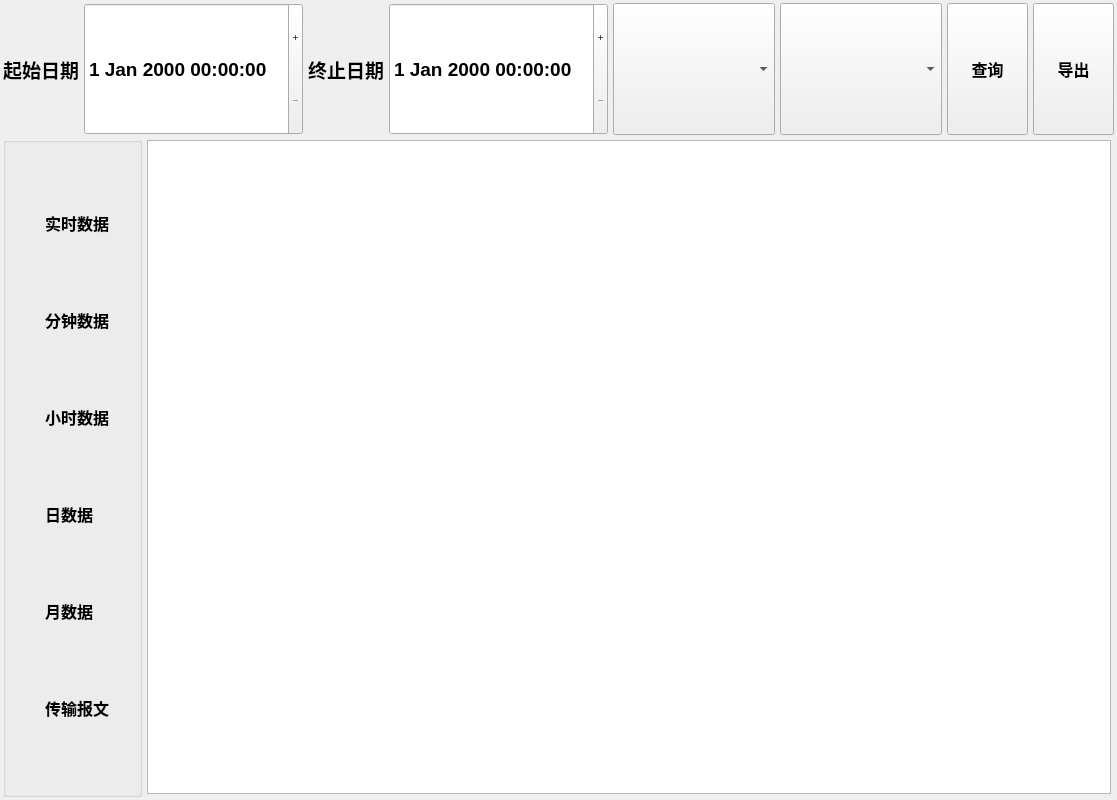
<?xml version="1.0" encoding="UTF-8"?>
<ui version="4.0">
 <class>DataQuery</class>
 <widget class="QWidget" name="DataQuery">
  <property name="geometry">
   <rect>
    <x>0</x>
    <y>0</y>
    <width>1117</width>
    <height>800</height>
   </rect>
  </property>
  <property name="minimumSize">
   <size>
    <width>1000</width>
    <height>0</height>
   </size>
  </property>
  <property name="maximumSize">
   <size>
    <width>1117</width>
    <height>16777215</height>
   </size>
  </property>
  <property name="windowTitle">
   <string>Form</string>
  </property>
  <layout class="QVBoxLayout" name="verticalLayout" stretch="1,5">
   <property name="spacing">
    <number>2</number>
   </property>
   <property name="leftMargin">
    <number>3</number>
   </property>
   <property name="topMargin">
    <number>3</number>
   </property>
   <property name="rightMargin">
    <number>3</number>
   </property>
   <property name="bottomMargin">
    <number>3</number>
   </property>
   <item>
    <layout class="QHBoxLayout" name="horizontalLayout" stretch="0,2,0,2,2,2,1,1">
     <property name="spacing">
      <number>5</number>
     </property>
     <item>
      <widget class="QLabel" name="label_2">
       <property name="font">
        <font>
         <pointsize>14</pointsize>
         <weight>75</weight>
         <bold>true</bold>
        </font>
       </property>
       <property name="text">
        <string>起始日期</string>
       </property>
      </widget>
     </item>
     <item>
      <widget class="QDateTimeEdit" name="startdt">
       <property name="sizePolicy">
        <sizepolicy hsizetype="Minimum" vsizetype="Preferred">
         <horstretch>0</horstretch>
         <verstretch>0</verstretch>
        </sizepolicy>
       </property>
       <property name="font">
        <font>
         <pointsize>14</pointsize>
         <weight>75</weight>
         <bold>true</bold>
        </font>
       </property>
       <property name="buttonSymbols">
        <enum>QAbstractSpinBox::PlusMinus</enum>
       </property>
      </widget>
     </item>
     <item>
      <widget class="QLabel" name="label_3">
       <property name="font">
        <font>
         <pointsize>14</pointsize>
         <weight>75</weight>
         <bold>true</bold>
        </font>
       </property>
       <property name="text">
        <string>终止日期</string>
       </property>
      </widget>
     </item>
     <item>
      <widget class="QDateTimeEdit" name="enddt">
       <property name="sizePolicy">
        <sizepolicy hsizetype="Minimum" vsizetype="Preferred">
         <horstretch>0</horstretch>
         <verstretch>0</verstretch>
        </sizepolicy>
       </property>
       <property name="font">
        <font>
         <pointsize>14</pointsize>
         <weight>75</weight>
         <bold>true</bold>
        </font>
       </property>
       <property name="buttonSymbols">
        <enum>QAbstractSpinBox::PlusMinus</enum>
       </property>
      </widget>
     </item>
     <item>
      <widget class="QComboBox" name="factorname">
       <property name="sizePolicy">
        <sizepolicy hsizetype="Preferred" vsizetype="Preferred">
         <horstretch>0</horstretch>
         <verstretch>0</verstretch>
        </sizepolicy>
       </property>
      </widget>
     </item>
     <item>
      <widget class="QComboBox" name="deviceaddr">
       <property name="sizePolicy">
        <sizepolicy hsizetype="Preferred" vsizetype="Preferred">
         <horstretch>0</horstretch>
         <verstretch>0</verstretch>
        </sizepolicy>
       </property>
      </widget>
     </item>
     <item>
      <widget class="QPushButton" name="query">
       <property name="sizePolicy">
        <sizepolicy hsizetype="Minimum" vsizetype="Preferred">
         <horstretch>0</horstretch>
         <verstretch>0</verstretch>
        </sizepolicy>
       </property>
       <property name="font">
        <font>
         <pointsize>12</pointsize>
         <weight>75</weight>
         <bold>true</bold>
        </font>
       </property>
       <property name="text">
        <string>查询</string>
       </property>
      </widget>
     </item>
     <item>
      <widget class="QPushButton" name="btn_export">
       <property name="sizePolicy">
        <sizepolicy hsizetype="Minimum" vsizetype="Preferred">
         <horstretch>0</horstretch>
         <verstretch>0</verstretch>
        </sizepolicy>
       </property>
       <property name="font">
        <font>
         <pointsize>12</pointsize>
         <weight>75</weight>
         <bold>true</bold>
        </font>
       </property>
       <property name="text">
        <string>导出</string>
       </property>
      </widget>
     </item>
    </layout>
   </item>
   <item>
    <layout class="QHBoxLayout" name="horizontalLayout_2" stretch="1,7">
     <property name="spacing">
      <number>2</number>
     </property>
     <item>
      <widget class="QGroupBox" name="groupBox">
       <property name="title">
        <string/>
       </property>
       <property name="flat">
        <bool>false</bool>
       </property>
       <property name="checkable">
        <bool>false</bool>
       </property>
       <layout class="QVBoxLayout" name="verticalLayout_2" stretch="1,1,1,1,1,1">
        <property name="spacing">
         <number>3</number>
        </property>
        <property name="leftMargin">
         <number>3</number>
        </property>
        <property name="topMargin">
         <number>2</number>
        </property>
        <property name="rightMargin">
         <number>3</number>
        </property>
        <property name="bottomMargin">
         <number>2</number>
        </property>
        <item>
         <widget class="QCheckBox" name="ck_rtk">
          <property name="font">
           <font>
            <pointsize>12</pointsize>
            <weight>75</weight>
            <bold>true</bold>
           </font>
          </property>
          <property name="styleSheet">
           <string notr="true">QCheckBox{
	border: none;/*最外层边框*/
}
QCheckBox::indicator{/*选择框尺寸*/
    background-color: rgba(0, 0, 0, 0);
	color:black;
    border: 0px solid #b1b1b1;
	width: 30px;
	height: 32px;
}
QCheckBox:enabled:checked{
        color: rgb(10, 160, 0);
}
QCheckBox:enabled:!checked{
        color: rgb(0, 0, 0);

}
QCheckBox:!enabled{
	color: rgb(80, 80, 80);
}
 
QCheckBox::indicator:unchecked {
    image:url(&quot;:/new/images/image/Off.png&quot;)
}

QCheckBox::indicator:checked {
    image:url(&quot;:/new/images/image/On.png&quot;)
}
</string>
          </property>
          <property name="text">
           <string>实时数据</string>
          </property>
          <property name="autoExclusive">
           <bool>true</bool>
          </property>
         </widget>
        </item>
        <item>
         <widget class="QCheckBox" name="ck_min">
          <property name="font">
           <font>
            <pointsize>12</pointsize>
            <weight>75</weight>
            <bold>true</bold>
           </font>
          </property>
          <property name="styleSheet">
           <string notr="true">QCheckBox{
	border: none;/*最外层边框*/
}
QCheckBox::indicator{/*选择框尺寸*/
    background-color: rgba(0, 0, 0, 0);
	color:black;
    border: 0px solid #b1b1b1;
	width: 30px;
	height: 32px;
}
QCheckBox:enabled:checked{
        color: rgb(10, 160, 0);
}
QCheckBox:enabled:!checked{
        color: rgb(0, 0, 0);

}
QCheckBox:!enabled{
	color: rgb(80, 80, 80);
}
 
QCheckBox::indicator:unchecked {
    image:url(&quot;:/new/images/image/Off.png&quot;)
}

QCheckBox::indicator:checked {
    image:url(&quot;:/new/images/image/On.png&quot;)
}
</string>
          </property>
          <property name="text">
           <string>分钟数据</string>
          </property>
          <property name="autoExclusive">
           <bool>true</bool>
          </property>
         </widget>
        </item>
        <item>
         <widget class="QCheckBox" name="ck_hour">
          <property name="font">
           <font>
            <pointsize>12</pointsize>
            <weight>75</weight>
            <bold>true</bold>
           </font>
          </property>
          <property name="styleSheet">
           <string notr="true">QCheckBox{
	border: none;/*最外层边框*/
}
QCheckBox::indicator{/*选择框尺寸*/
    background-color: rgba(0, 0, 0, 0);
	color:black;
    border: 0px solid #b1b1b1;
	width: 30px;
	height: 32px;
}
QCheckBox:enabled:checked{
        color: rgb(10, 160, 0);
}
QCheckBox:enabled:!checked{
        color: rgb(0, 0, 0);

}
QCheckBox:!enabled{
	color: rgb(80, 80, 80);
}
 
QCheckBox::indicator:unchecked {
    image:url(&quot;:/new/images/image/Off.png&quot;)
}

QCheckBox::indicator:checked {
    image:url(&quot;:/new/images/image/On.png&quot;)
}
</string>
          </property>
          <property name="text">
           <string>小时数据</string>
          </property>
          <property name="autoExclusive">
           <bool>true</bool>
          </property>
         </widget>
        </item>
        <item>
         <widget class="QCheckBox" name="ck_day">
          <property name="font">
           <font>
            <pointsize>12</pointsize>
            <weight>75</weight>
            <bold>true</bold>
           </font>
          </property>
          <property name="styleSheet">
           <string notr="true">QCheckBox{
	border: none;/*最外层边框*/
}
QCheckBox::indicator{/*选择框尺寸*/
    background-color: rgba(0, 0, 0, 0);
	color:black;
    border: 0px solid #b1b1b1;
	width: 30px;
	height: 32px;
}
QCheckBox:enabled:checked{
        color: rgb(10, 160, 0);
}
QCheckBox:enabled:!checked{
        color: rgb(0, 0, 0);

}
QCheckBox:!enabled{
	color: rgb(80, 80, 80);
}
 
QCheckBox::indicator:unchecked {
    image:url(&quot;:/new/images/image/Off.png&quot;)
}

QCheckBox::indicator:checked {
    image:url(&quot;:/new/images/image/On.png&quot;)
}
</string>
          </property>
          <property name="text">
           <string>日数据</string>
          </property>
          <property name="autoExclusive">
           <bool>true</bool>
          </property>
         </widget>
        </item>
        <item>
         <widget class="QCheckBox" name="ck_month">
          <property name="font">
           <font>
            <pointsize>12</pointsize>
            <weight>75</weight>
            <bold>true</bold>
           </font>
          </property>
          <property name="styleSheet">
           <string notr="true">QCheckBox{
	border: none;/*最外层边框*/
}
QCheckBox::indicator{/*选择框尺寸*/
    background-color: rgba(0, 0, 0, 0);
	color:black;
    border: 0px solid #b1b1b1;
	width: 30px;
	height: 32px;
}
QCheckBox:enabled:checked{
        color: rgb(10, 160, 0);
}
QCheckBox:enabled:!checked{
        color: rgb(0, 0, 0);

}
QCheckBox:!enabled{
	color: rgb(80, 80, 80);
}
 
QCheckBox::indicator:unchecked {
    image:url(&quot;:/new/images/image/Off.png&quot;)
}

QCheckBox::indicator:checked {
    image:url(&quot;:/new/images/image/On.png&quot;)
}
</string>
          </property>
          <property name="text">
           <string>月数据</string>
          </property>
          <property name="autoExclusive">
           <bool>true</bool>
          </property>
         </widget>
        </item>
        <item>
         <widget class="QCheckBox" name="ck_trans">
          <property name="font">
           <font>
            <pointsize>12</pointsize>
            <weight>75</weight>
            <bold>true</bold>
           </font>
          </property>
          <property name="styleSheet">
           <string notr="true">QCheckBox{
	border: none;/*最外层边框*/
}
QCheckBox::indicator{/*选择框尺寸*/
    background-color: rgba(0, 0, 0, 0);
	color:black;
    border: 0px solid #b1b1b1;
	width: 30px;
	height: 32px;
}
QCheckBox:enabled:checked{
        color: rgb(10, 160, 0);
}
QCheckBox:enabled:!checked{
        color: rgb(0, 0, 0);

}
QCheckBox:!enabled{
	color: rgb(80, 80, 80);
}
 
QCheckBox::indicator:unchecked {
    image:url(&quot;:/new/images/image/Off.png&quot;)
}

QCheckBox::indicator:checked {
    image:url(&quot;:/new/images/image/On.png&quot;)
}
</string>
          </property>
          <property name="text">
           <string>传输报文</string>
          </property>
          <property name="autoExclusive">
           <bool>true</bool>
          </property>
         </widget>
        </item>
       </layout>
      </widget>
     </item>
     <item>
      <widget class="QStackedWidget" name="tableStack">
       <widget class="QWidget" name="pagertk">
        <layout class="QVBoxLayout" name="verticalLayout_3">
         <property name="spacing">
          <number>3</number>
         </property>
         <property name="leftMargin">
          <number>3</number>
         </property>
         <property name="topMargin">
          <number>3</number>
         </property>
         <property name="rightMargin">
          <number>3</number>
         </property>
         <property name="bottomMargin">
          <number>3</number>
         </property>
         <item>
          <widget class="QTableWidget" name="tablertk"/>
         </item>
        </layout>
       </widget>
       <widget class="QWidget" name="pagemin">
        <layout class="QVBoxLayout" name="verticalLayout_4">
         <property name="spacing">
          <number>3</number>
         </property>
         <property name="leftMargin">
          <number>3</number>
         </property>
         <property name="topMargin">
          <number>3</number>
         </property>
         <property name="rightMargin">
          <number>3</number>
         </property>
         <property name="bottomMargin">
          <number>3</number>
         </property>
         <item>
          <widget class="QTableWidget" name="tablemin"/>
         </item>
        </layout>
       </widget>
       <widget class="QWidget" name="pagehour">
        <layout class="QVBoxLayout" name="verticalLayout_5">
         <property name="spacing">
          <number>3</number>
         </property>
         <property name="leftMargin">
          <number>3</number>
         </property>
         <property name="topMargin">
          <number>3</number>
         </property>
         <property name="rightMargin">
          <number>3</number>
         </property>
         <property name="bottomMargin">
          <number>3</number>
         </property>
         <item>
          <widget class="QTableWidget" name="tablehour"/>
         </item>
        </layout>
       </widget>
       <widget class="QWidget" name="pageday">
        <layout class="QVBoxLayout" name="verticalLayout_6">
         <property name="spacing">
          <number>3</number>
         </property>
         <property name="leftMargin">
          <number>3</number>
         </property>
         <property name="topMargin">
          <number>3</number>
         </property>
         <property name="rightMargin">
          <number>3</number>
         </property>
         <property name="bottomMargin">
          <number>3</number>
         </property>
         <item>
          <widget class="QTableWidget" name="tableday"/>
         </item>
        </layout>
       </widget>
       <widget class="QWidget" name="pagemonth">
        <layout class="QVBoxLayout" name="verticalLayout_7">
         <property name="spacing">
          <number>3</number>
         </property>
         <property name="leftMargin">
          <number>3</number>
         </property>
         <property name="topMargin">
          <number>3</number>
         </property>
         <property name="rightMargin">
          <number>3</number>
         </property>
         <property name="bottomMargin">
          <number>3</number>
         </property>
         <item>
          <widget class="QTableWidget" name="tablemonth"/>
         </item>
        </layout>
       </widget>
       <widget class="QWidget" name="pagetrans">
        <layout class="QVBoxLayout" name="verticalLayout_8">
         <property name="spacing">
          <number>3</number>
         </property>
         <property name="leftMargin">
          <number>3</number>
         </property>
         <property name="topMargin">
          <number>3</number>
         </property>
         <property name="rightMargin">
          <number>3</number>
         </property>
         <property name="bottomMargin">
          <number>3</number>
         </property>
         <item>
          <widget class="QTableWidget" name="tabletrans"/>
         </item>
        </layout>
       </widget>
      </widget>
     </item>
    </layout>
   </item>
  </layout>
 </widget>
 <resources/>
 <connections/>
</ui>
